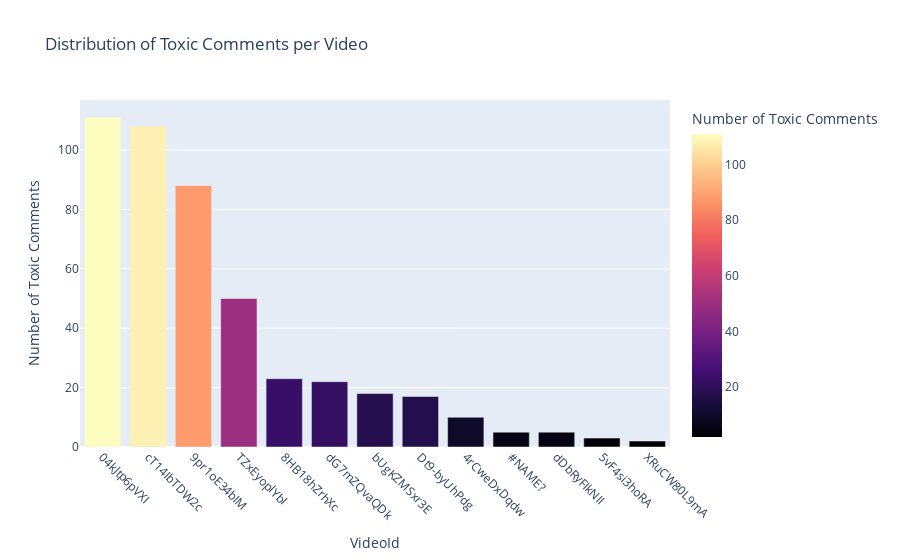

Here is the notebook cell this chart was saved with:
### Markdown cell above
### 3. Distribución de comentarios tóxicos por video

Veremos la distribución de comentarios tóxicos en relación con cada video.

### Code cell
# Distribución de comentarios tóxicos por video
toxic_per_video = df[df['IsToxic'] == True].groupby('VideoId').size().reset_index(name='Number of Toxic Comments').sort_values(by='Number of Toxic Comments', ascending=False)

# Visualizar la distribución de comentarios tóxicos por video usando plotly
fig = px.bar(toxic_per_video, x='VideoId', y='Number of Toxic Comments', 
             title='Distribution of Toxic Comments per Video', 
             color='Number of Toxic Comments', color_continuous_scale='magma')
fig.update_layout(xaxis_tickangle=45, yaxis_title='Number of Toxic Comments')
fig.show()

### Figure 1 — Plotly figure (JSON) as saved in the notebook; plotly's stock layout.template omitted (floating-point values rounded to 4 significant figures)
{"data": [{"alignmentgroup": "True", "hovertemplate": "VideoId=%{x}<br>Number of Toxic Comments=%{marker.color}<extra></extra>", "legendgroup": "", "marker": {"color": [111, 108, 88, 50, 23, 22, 18, 17, 10, 5, 5, 3, 2], "coloraxis": "coloraxis", "pattern": {"shape": ""}}, "name": "", "offsetgroup": "", "orientation": "v", "showlegend": false, "textposition": "auto", "type": "bar", "x": ["04kJtp6pVXI", "cT14IbTDW2c", "9pr1oE34bIM", "TZxEyoplYbI", "8HB18hZrhXc", "dG7mZQvaQDk", "bUgKZMSxr3E", "Dt9-byUhPdg", "4rCweDxDqdw", "#NAME?", "dDbRyFIkNII", "5vF4si3hoRA", "XRuCW80L9mA"], "xaxis": "x", "y": [111, 108, 88, 50, 23, 22, 18, 17, 10, 5, 5, 3, 2], "yaxis": "y"}], "layout": {"barmode": "relative", "coloraxis": {"colorbar": {"title": {"text": "Number of Toxic Comments"}}, "colorscale": [[0, "#000004"], [0.1111, "#180f3d"], [0.2222, "#440f76"], [0.3333, "#721f81"], [0.4444, "#9e2f7f"], [0.5556, "#cd4071"], [0.6667, "#f1605d"], [0.7778, "#fd9668"], [0.8889, "#feca8d"], [1, "#fcfdbf"]]}, "legend": {"tracegroupgap": 0}, "title": {"text": "Distribution of Toxic Comments per Video"}, "xaxis": {"anchor": "y", "domain": [0, 1], "tickangle": 45, "title": {"text": "VideoId"}}, "yaxis": {"anchor": "x", "domain": [0, 1], "title": {"text": "Number of Toxic Comments"}}}}
